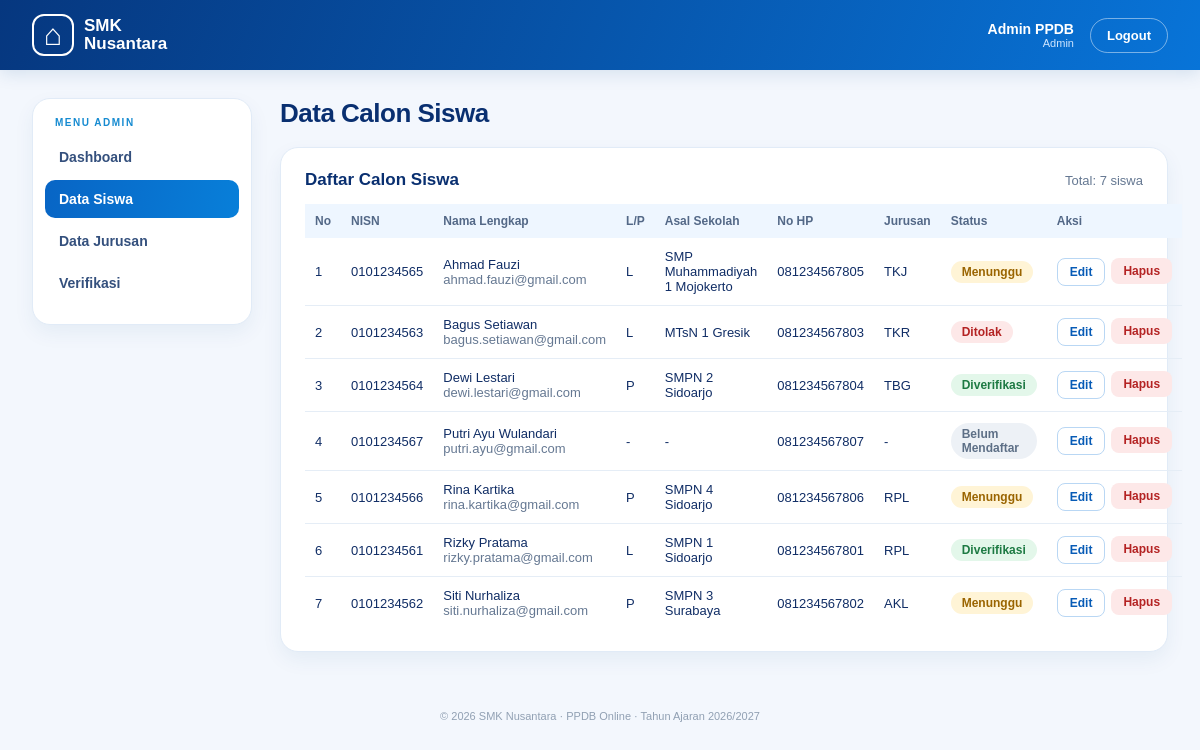
/admin/siswa.php (signed in), run on the app's committed database.
### tables this page shows
CREATE TABLE siswa (
  id_siswa INT AUTO_INCREMENT PRIMARY KEY,
  id_user INT NOT NULL UNIQUE,
  nisn CHAR(10) NOT NULL UNIQUE,
  nama_lengkap VARCHAR(100) NOT NULL,
  jenis_kelamin ENUM('Laki-laki', 'Perempuan') NULL,
  tempat_lahir VARCHAR(50) NULL,
  tanggal_lahir DATE NULL,
  alamat VARCHAR(255) NULL,
  asal_sekolah VARCHAR(100) NULL,
  no_hp VARCHAR(20) NOT NULL,
  foto VARCHAR(255) NULL,  
  FOREIGN KEY (id_user) REFERENCES users(id_user) ON DELETE CASCADE
);

CREATE TABLE users (
  id_user INT AUTO_INCREMENT PRIMARY KEY,
  nama VARCHAR(100) NOT NULL,
  email VARCHAR(100) NOT NULL UNIQUE,
  password VARCHAR(255) NOT NULL,
  role ENUM('admin', 'siswa') NOT NULL DEFAULT 'siswa'
);

CREATE TABLE jurusan (
  id_jurusan INT AUTO_INCREMENT PRIMARY KEY,
  kode_jurusan VARCHAR(10) NOT NULL UNIQUE,
  nama_jurusan VARCHAR(100) NOT NULL,
  kuota INT NOT NULL,
  deskripsi VARCHAR(255) NULL,
  aktif TINYINT(1) NOT NULL DEFAULT 1
);

CREATE TABLE pendaftaran (
  id_pendaftaran INT AUTO_INCREMENT PRIMARY KEY,
  id_siswa INT NOT NULL,
  id_jurusan INT NOT NULL,
  tahun_ajaran VARCHAR(9) NOT NULL,
  tanggal_daftar DATETIME NOT NULL,
  status ENUM('Menunggu', 'Diverifikasi', 'Ditolak') NOT NULL DEFAULT 'Menunggu',
  UNIQUE (id_siswa, tahun_ajaran),
  FOREIGN KEY (id_siswa) REFERENCES siswa(id_siswa) ON DELETE CASCADE,
  FOREIGN KEY (id_jurusan) REFERENCES jurusan(id_jurusan) ON DELETE RESTRICT
);

### admin/siswa.php (the view, shortened to what this page needs)
<?php
require_once '../includes/fungsi.php';
$stmt = $pdo->prepare("SELECT s.*, u.email, p.id_pendaftaran, p.status, j.kode_jurusan
    FROM siswa s
    JOIN users u ON u.id_user = s.id_user
    LEFT JOIN pendaftaran p ON p.id_siswa = s.id_siswa AND p.tahun_ajaran = ?
    LEFT JOIN jurusan j ON j.id_jurusan = p.id_jurusan
    ORDER BY s.nama_lengkap");
$stmt->execute([TAHUN_AJARAN]);
$data_siswa = $stmt->fetchAll();
include '../includes/header.php';
?>
<div class="panel">
  <div class="panel-head"><h2>Daftar Calon Siswa</h2><span class="muted">Total: <?= count($data_siswa) ?> siswa</span></div>
  <table class="tabel">
    <tr><th>No</th><th>NISN</th><th>Nama Lengkap</th><th>L/P</th><th>Asal Sekolah</th><th>No HP</th><th>Jurusan</th><th>Status</th><th>Aksi</th></tr>
    <?php foreach ($data_siswa as $i => $s): ?>
    <tr>
      <td><?= $i + 1 ?></td>
      <td><?= e($s['nisn']) ?></td>
      <td><?= e($s['nama_lengkap']) ?><br><small class="muted"><?= e($s['email']) ?></small></td>
      <td><?= $s['jenis_kelamin'] ? substr($s['jenis_kelamin'], 0, 1) : '-' ?></td>
      <td><?= e($s['asal_sekolah'] ?: '-') ?></td>
      <td><?= e($s['no_hp']) ?></td>
      <td><?= e($s['kode_jurusan'] ?? '-') ?></td>
      <td><?= badge_status($s['status']) ?></td>
      <td>
        <div class="aksi">
          <a href="siswa-edit.php?id=<?= $s['id_siswa'] ?>" class="btn btn-outline btn-kecil">Edit</a>
          <form action="" method="post" onsubmit="return confirm('Hapus data siswa ini beserta akun dan pendaftarannya?')">
            <button type="submit" name="hapus" value="<?= $s['id_siswa'] ?>" class="btn btn-danger btn-kecil">Hapus</button>
          </form>
        </div>
      </td>
    </tr>
    <?php endforeach; ?>
  </table>
</div>
<?php include '../includes/footer.php'; ?>

### includes/fungsi.php (shortened to what this page needs)
<?php
function e($teks)
{
    return htmlspecialchars((string) $teks, ENT_QUOTES, 'UTF-8');
}
function badge_status($status)
{
    if (!$status) {
        return '<span class="badge badge-abu">Belum Mendaftar</span>';
    }
    $warna = ['Menunggu' => 'kuning', 'Diverifikasi' => 'hijau', 'Ditolak' => 'merah'];
    return '<span class="badge badge-' . $warna[$status] . '">' . e($status) . '</span>';
}

### assets/css/dashboard.css (style rules this page uses)
* { box-sizing: border-box; }
body { margin: 0; background: #f3f7fd; color: #102d65; font-family: Arial, Helvetica, sans-serif; font-size: 14px; }
a { color: inherit; text-decoration: none; }
.panel { background: #fff; border: 1px solid #e1ebf7; border-radius: 18px; padding: 22px 24px; box-shadow: 0 8px 20px #164d8010; margin-bottom: 20px; }
.panel h2 { font-size: 17px; margin: 0 0 14px; color: #092f70; }
.panel-head { display: flex; justify-content: space-between; align-items: center; margin-bottom: 14px; }
.panel-head h2 { margin: 0; }
.muted { color: #657892; font-size: 13px; }
.tabel { width: 100%; border-collapse: collapse; font-size: 13px; }
.tabel th { text-align: left; font-size: 12px; color: #536887; background: #eef6ff; padding: 10px; }
.tabel td { padding: 11px 10px; border-bottom: 1px solid #e5edf6; vertical-align: middle; }
.tabel tr:last-child td { border-bottom: 0; }
.aksi { display: flex; gap: 6px; }
.aksi form { margin: 0; }
.badge { display: inline-block; padding: 4px 11px; border-radius: 20px; font-size: 12px; font-weight: 800; }
.badge-kuning { background: #fff4d6; color: #9a6400; }
.badge-hijau { background: #e3f7ea; color: #1d7a43; }
.badge-merah { background: #fde8e8; color: #b42323; }
.badge-abu { background: #edf1f6; color: #5d6f86; }
.btn { display: inline-block; border: 0; border-radius: 10px; padding: 10px 18px; font-size: 13px; font-weight: 800; cursor: pointer; font-family: inherit; }
.btn-outline { background: #fff; border: 1px solid #b9d7f4; color: #075bb6; }
.btn-danger { background: #fde8e8; color: #b42323; }
.btn-kecil { padding: 6px 12px; font-size: 12px; border-radius: 8px; }
.tabel td:first-child { white-space: nowrap; }

### data on the page
siswa: nisn "0101234565", nama_lengkap "Ahmad Fauzi", id_user.email "ahmad.fauzi@gmail.com", jenis_kelamin "L", asal_sekolah "SMP Muhammadiyah 1 Mojokerto", no_hp "081234567805", jurusan.kode_jurusan "TKJ", pendaftaran.status "Menunggu", $s['id_siswa'] 5 (drawn)
siswa: nisn "0101234563", nama_lengkap "Bagus Setiawan", id_user.email "bagus.setiawan@gmail.com", jenis_kelamin "L", asal_sekolah "MTsN 1 Gresik", no_hp "081234567803", jurusan.kode_jurusan "TKR", pendaftaran.status "Ditolak", $s['id_siswa'] 3 (drawn)
siswa: nisn "0101234564", nama_lengkap "Dewi Lestari", id_user.email "dewi.lestari@gmail.com", jenis_kelamin "P", asal_sekolah "SMPN 2 Sidoarjo", no_hp "081234567804", jurusan.kode_jurusan "TBG", pendaftaran.status "Diverifikasi", $s['id_siswa'] 4 (drawn)
siswa: nisn "0101234567", nama_lengkap "Putri Ayu Wulandari", id_user.email "putri.ayu@gmail.com", asal_sekolah "-", no_hp "081234567807", kode_jurusan "-", shows "Belum Mendaftar", $s['id_siswa'] 7 (drawn)
siswa: nisn "0101234566", nama_lengkap "Rina Kartika", id_user.email "rina.kartika@gmail.com", jenis_kelamin "P", asal_sekolah "SMPN 4 Sidoarjo", no_hp "081234567806", jurusan.kode_jurusan "RPL", pendaftaran.status "Menunggu", $s['id_siswa'] 6 (drawn)
siswa: nisn "0101234561", nama_lengkap "Rizky Pratama", id_user.email "rizky.pratama@gmail.com", jenis_kelamin "L", asal_sekolah "SMPN 1 Sidoarjo", no_hp "081234567801", jurusan.kode_jurusan "RPL", pendaftaran.status "Diverifikasi", $s['id_siswa'] 1 (drawn)
siswa: nisn "0101234562", nama_lengkap "Siti Nurhaliza", id_user.email "siti.nurhaliza@gmail.com", jenis_kelamin "P", asal_sekolah "SMPN 3 Surabaya", no_hp "081234567802", jurusan.kode_jurusan "AKL", pendaftaran.status "Menunggu", $s['id_siswa'] 2 (drawn)

### other printed values
$_SESSION['nama'] "Admin PPDB"
$item[1] "Dashboard"
$item[1] "Data Siswa"
$item[1] "Data Jurusan"
$item[1] "Verifikasi"
$judul "Data Calon Siswa"
count($data_siswa) "7"
TAHUN_AJARAN "2026/2027"
